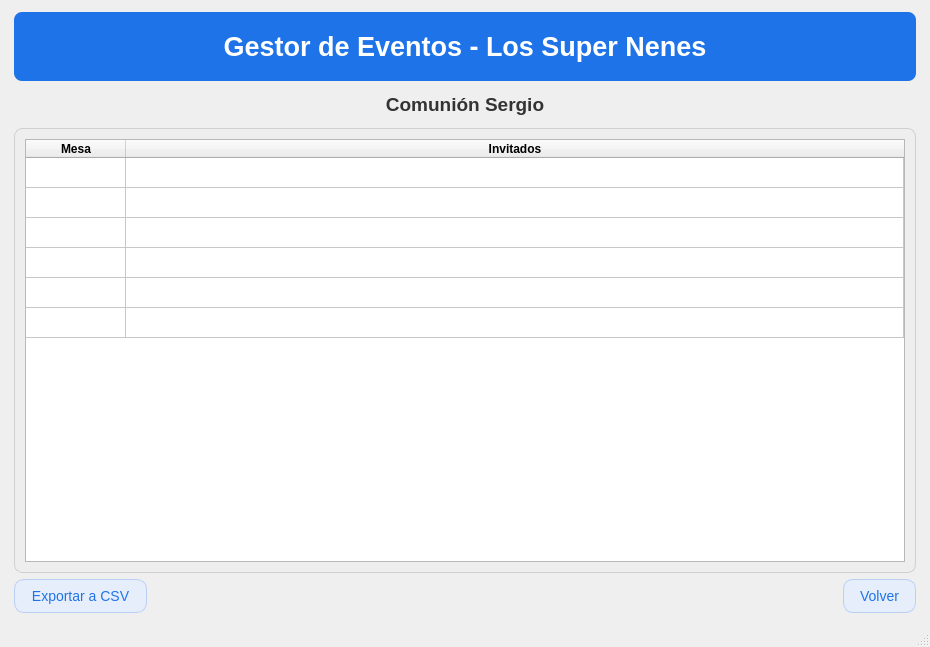
<?xml version="1.0" encoding="UTF-8"?>
<ui version="4.0">
 <class>EventoMesas</class>
 <widget class="QMainWindow" name="EventoMesas">
  <property name="geometry">
   <rect>
    <x>0</x>
    <y>0</y>
    <width>930</width>
    <height>647</height>
   </rect>
  </property>
  <property name="windowTitle">
   <string>Gestor de Eventos - Los Super Nenes</string>
  </property>
  <widget class="QWidget" name="centralwidget">
   <layout class="QVBoxLayout" name="vlMain">
    <property name="leftMargin">
     <number>14</number>
    </property>
    <property name="topMargin">
     <number>12</number>
    </property>
    <property name="rightMargin">
     <number>14</number>
    </property>
    <property name="bottomMargin">
     <number>12</number>
    </property>
    <item>
     <widget class="QFrame" name="header">
      <property name="styleSheet">
       <string notr="true">QFrame#header{background:#1E73E8; border-radius:8px; padding:10px 14px;}
QLabel#titulo{color:white; font-size:20pt; font-weight:600;}</string>
      </property>
      <layout class="QHBoxLayout" name="hlHeader">
       <item>
        <widget class="QLabel" name="titulo">
         <property name="text">
          <string>Gestor de Eventos - Los Super Nenes</string>
         </property>
         <property name="alignment">
          <set>Qt::AlignCenter</set>
         </property>
        </widget>
       </item>
      </layout>
     </widget>
    </item>
    <item>
     <widget class="QLabel" name="lblTituloEvento">
      <property name="styleSheet">
       <string notr="true">QLabel{font-size:14pt; font-weight:600; color:#333; margin:6px 0;}</string>
      </property>
      <property name="text">
       <string>Comunión Sergio</string>
      </property>
      <property name="alignment">
       <set>Qt::AlignCenter</set>
      </property>
     </widget>
    </item>
    <item>
     <widget class="QFrame" name="frameMesas">
      <property name="styleSheet">
       <string notr="true">QFrame#frameMesas{background:#eeeeee; border:1px solid #cfcfcf; border-radius:8px;}</string>
      </property>
      <layout class="QVBoxLayout" name="vlMesas">
       <property name="leftMargin">
        <number>10</number>
       </property>
       <property name="topMargin">
        <number>10</number>
       </property>
       <property name="rightMargin">
        <number>10</number>
       </property>
       <property name="bottomMargin">
        <number>10</number>
       </property>
       <item>
        <widget class="QTableWidget" name="tablaMesas">
         <property name="rowCount">
          <number>6</number>
         </property>
         <property name="columnCount">
          <number>2</number>
         </property>
         <attribute name="horizontalHeaderVisible">
          <bool>true</bool>
         </attribute>
         <attribute name="horizontalHeaderStretchLastSection">
          <bool>true</bool>
         </attribute>
         <attribute name="verticalHeaderVisible">
          <bool>false</bool>
         </attribute>
         <row/>
         <row/>
         <row/>
         <row/>
         <row/>
         <row/>
         <column>
          <property name="text">
           <string>Mesa</string>
          </property>
          <property name="font">
           <font>
            <weight>75</weight>
            <bold>true</bold>
           </font>
          </property>
         </column>
         <column>
          <property name="text">
           <string>Invitados</string>
          </property>
          <property name="font">
           <font>
            <weight>75</weight>
            <bold>true</bold>
           </font>
          </property>
         </column>
        </widget>
       </item>
      </layout>
     </widget>
    </item>
    <item>
     <layout class="QHBoxLayout" name="hlButtons">
      <property name="spacing">
       <number>12</number>
      </property>
      <item>
       <widget class="QPushButton" name="btnExportarCSV">
        <property name="styleSheet">
         <string notr="true">QPushButton{background:#e6eefb; color:#1E73E8; font-size:10.5pt; border:1px solid #b9cff6; border-radius:10px; padding:8px 16px;} QPushButton:hover{background:#d9e7fb;} QPushButton:pressed{background:#c9dcf7;}</string>
        </property>
        <property name="text">
         <string>Exportar a CSV</string>
        </property>
       </widget>
      </item>
      <item>
       <spacer name="spacerButtons">
        <property name="orientation">
         <enum>Qt::Horizontal</enum>
        </property>
        <property name="sizeHint" stdset="0">
         <size>
          <width>40</width>
          <height>20</height>
         </size>
        </property>
       </spacer>
      </item>
      <item>
       <widget class="QPushButton" name="btnVolver">
        <property name="styleSheet">
         <string notr="true">QPushButton{background:#e6eefb; color:#1E73E8; font-size:10.5pt; border:1px solid #b9cff6; border-radius:10px; padding:8px 16px;} QPushButton:hover{background:#d9e7fb;} QPushButton:pressed{background:#c9dcf7;}</string>
        </property>
        <property name="text">
         <string>Volver</string>
        </property>
       </widget>
      </item>
     </layout>
    </item>
   </layout>
  </widget>
  <widget class="QStatusBar" name="statusbar"/>
 </widget>
 <resources/>
 <connections/>
</ui>
